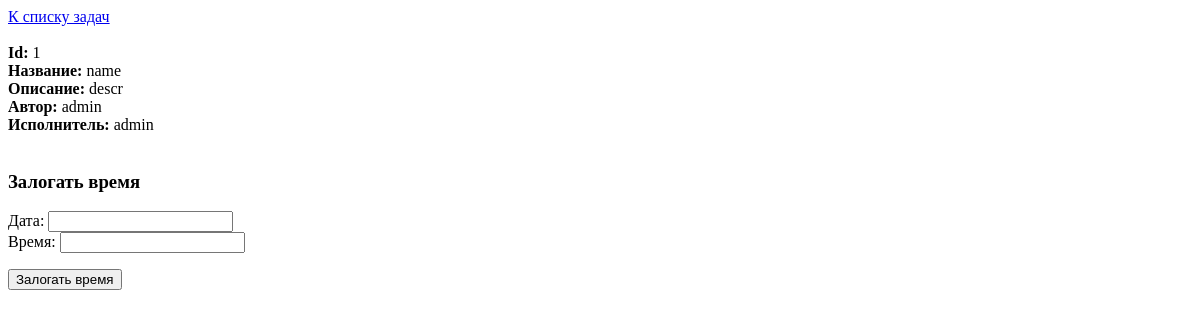
The page /task.php?id=1 (signed in) on the database its author committed.
### tables this page shows
CREATE TABLE `Tasks` (
  `id` int(11) NOT NULL,
  `name` varchar(255) NOT NULL,
  `description` varchar(255) NOT NULL,
  `author` int(11) NOT NULL,
  `performer` int(11) DEFAULT NULL
);

CREATE TABLE `Users` (
  `id` int(11) NOT NULL,
  `username` varchar(255) NOT NULL,
  `email` varchar(255) NOT NULL,
  `password` char(32) NOT NULL,
  `is_admin` tinyint(1) NOT NULL DEFAULT '0',
  `is_active` tinyint(1) NOT NULL DEFAULT '0'
);

### classes/Tasks.class.php (called while the page is built, shortened)
<?php
class Tasks {
    private $mysqli;
    function __construct ($mysqli) {
        $this->mysqli = $mysqli;
    }
    function getTask ($id) {
        $stmt = $this->mysqli->prepare("SELECT Tasks.*, ua.username as author_name, up.username as performer_name FROM Tasks
        LEFT JOIN Users as ua
        ON Tasks.author = ua.id
        LEFT JOIN Users as up
        ON Tasks.performer = up.id
        WHERE Tasks.id = ?");
        $stmt->bind_param('i', $id);
        $stmt->execute();
        $result = $stmt->get_result();
        if ($result->num_rows > 0) {
            return $result->fetch_assoc();
        } else {
            return false;
        }
    }
}
?>

### task.php (the view, shortened to what this page needs)
<?php
require_once("classes/Tasks.class.php");
$mysqli = (new DB())->getConnection();
$tasks = new Tasks($mysqli);
if (!$task = $tasks->getTask($_GET['id'])) {
    die("Произошла ошибка при загрузке задачи");
}
?>
<html>
    <head>
        <link rel="stylesheet" href="css/jquery.datetimepicker.min.css">
    </head>
    <body>
       <a href="tasks.php">К списку задач</a><br/><br/>
       <b>Id:</b> <?=$task['id']?><br/>
       <b>Название:</b> <?=$task['name']?><br/>
       <b>Описание:</b> <?=$task['description']?><br/>
       <b>Автор:</b> <?=$task['author_name']?><br/>
       <b>Исполнитель:</b> <?=$task['performer_name']?><br/><br/>
       <?php
            if ($_SESSION['id'] != $task['performer']) {
                echo "<form action='takeTask.php' method='post'>
                <input type='hidden' name='id' value='{$_GET['id']}'>
                <button type='submit'>Взять себе</button>
                </form>";
            } else {
                echo "<h3>Залогать время</h3>
                <form action='logTime.php' method='post'>
                Дата: <input name='date' id='datepicker' type='text' required><br/>
                Время: <input name='time' id='timepicker' type='text' required>
                <input type='hidden' name='id' value='{$_GET['id']}'>
                <input type='hidden' name='callback' value='task.php?id={$_GET['id']}'>
                <p><button type='submit'>Залогать время</button>
                </form>
                <script>
                jQuery('#datepicker').datetimepicker({timepicker:false, format:'d.m.Y'});
                jQuery('#timepicker').datetimepicker({datepicker:false, format:'H:i'});
                </script>";
            }
       ?>
    </body>
</html>

### rows shown on the page
tasks: id "1", name "name", description "descr", users.username "admin"
